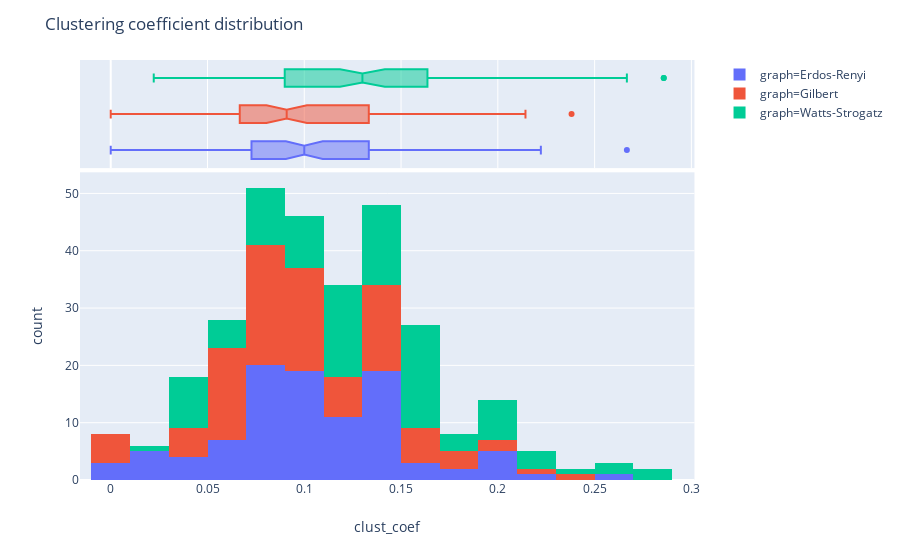

The notebook cell saved with this chart:
### Markdown cell above
## Clustering coefficient distribution

### Code cell
fig = px.histogram(
    ccoef,
    x="clust_coef",
    color="graph",
    marginal="box",
)
fig.update_layout(title="Clustering coefficient distribution")
fig.show()
